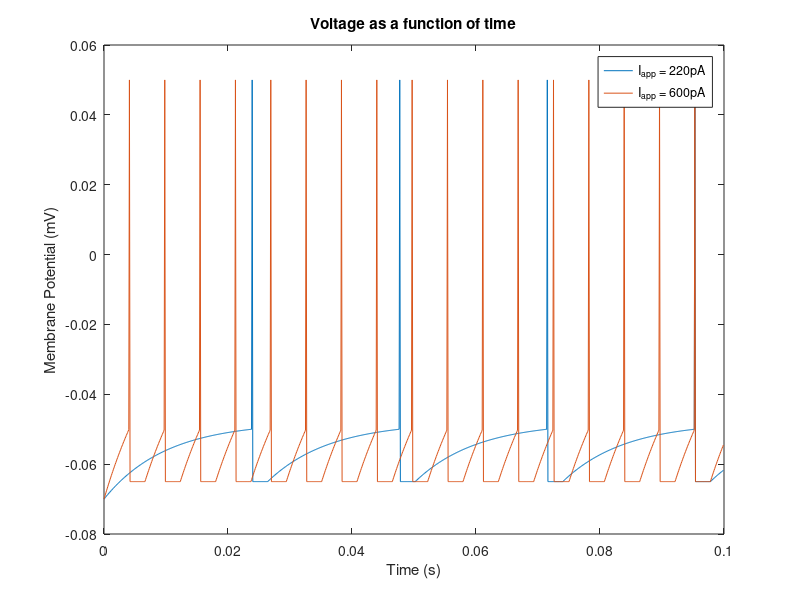

Write MATLAB code to recreate this figure.
%% Simulation of Leaky Integrate and Fire (LIF) Neuron %%

El = -70e-3; % in mV
Rm = 100e6;  % in megaohms
Cm = 0.1e-9; % in nFarads
tmax = 2;    % in seconds
dt = 0.1e-3;
tvec = 0:dt:tmax;
tref = 2.5e-3;   % in ms
twait = tref/dt; % time must pass before next spike
Vpeak = 50e-3;   % in mV
Vth = -50e-3;    % mV
Vr = -65e-3;     % mV
Iapp = 100e-12:10e-12:600e-12;
Iapp1 = 220e-12; % in pA
Iapp2 = 600e-12; % in pA

%% Initialize Firing Rate and Membrane Voltage Vectors

fr_1 = zeros(size(Iapp));       % firing rate vector 1
Vvec1 = zeros(size(tvec));      % Membrane Voltage vector 1
mean_V1 = zeros(size(Iapp));    % mean Vm for each current
pltV1 = zeros(2, length(tvec)); % hold two Vm for Iapp1 and Iapp2

% Integrate and Fire Loop
Vvec1(1) = El; % set initial Vm to E leak
for a = 1:length(Iapp) % loop through currents
    spiket1 = zeros(size(tvec)); % store spike times
        for i = 2:length(tvec) % loop through time
            dVdt = ((El - Vvec1(i-1))/Rm + Iapp(a))/Cm; % Euler's Method
            Vvec1(i) = Vvec1(i-1) + dVdt*dt; % update Vm
            % fix Vm at Vr until refractory twait has passed
            if spiket1(i) == -1
                Vvec1(i) = Vr;
            end
            % spike if Vm > Vr
            if Vvec1(i) > Vth
                Vvec1(i) = Vr;
                spiket1(i) = 1;
                for k = 1:twait
                    spiket1(i+k) = -1; % inhibit spiking
                end
            end
        end

% Implement Voltage Peak spiking
    spikecount1 = find(spiket1 == 1);
    for ind = spikecount1
        Vvec1(ind) = Vpeak;
    end
    mean_V1(a) = mean(Vvec1);           % calculate mean voltage for current j
    fr_1(a) = length(spikecount1)/tmax; % update firing rate vector
    % Plot voltage trace for 100ms when Iapp = 220 pA and 600 pA
    if a == 13 % indice for Iapp = 220 pA
        pltV1(1,:) = Vvec1;
    elseif a == 51 % indice for Iapp = 600 pA
        pltV1(2,:) = Vvec1;
    end
end

%% Plot Voltage Trace

figure;
plot(tvec(:,1:1000), pltV1(1,1:1000), tvec(:,1:1000), pltV1(2,1:1000));
title('Voltage as a function of time');
xlabel('Time (s)');
ylabel('Membrane Potential (mV)');
legend('I_{app} = 220pA', 'I_{app} = 600pA');